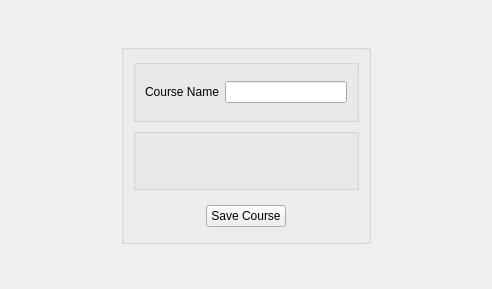
<?xml version="1.0" encoding="UTF-8"?>
<ui version="4.0">
 <class>ChangeSemester</class>
 <widget class="QMainWindow" name="ChangeSemester">
  <property name="geometry">
   <rect>
    <x>0</x>
    <y>0</y>
    <width>492</width>
    <height>289</height>
   </rect>
  </property>
  <property name="windowTitle">
   <string>MainWindow</string>
  </property>
  <widget class="QWidget" name="centralwidget">
   <layout class="QVBoxLayout" name="verticalLayout">
    <property name="leftMargin">
     <number>0</number>
    </property>
    <property name="topMargin">
     <number>0</number>
    </property>
    <property name="rightMargin">
     <number>0</number>
    </property>
    <property name="bottomMargin">
     <number>0</number>
    </property>
    <item>
     <widget class="QStackedWidget" name="PageNo">
      <property name="currentIndex">
       <number>1</number>
      </property>
      <widget class="QWidget" name="settingsPage"/>
      <widget class="QWidget" name="addPage">
       <layout class="QHBoxLayout" name="horizontalLayout">
        <item>
         <widget class="QGroupBox" name="AddCourseCentreBox">
          <property name="sizePolicy">
           <sizepolicy hsizetype="Fixed" vsizetype="Fixed">
            <horstretch>0</horstretch>
            <verstretch>0</verstretch>
           </sizepolicy>
          </property>
          <property name="minimumSize">
           <size>
            <width>250</width>
            <height>200</height>
           </size>
          </property>
          <property name="layoutDirection">
           <enum>Qt::LeftToRight</enum>
          </property>
          <property name="title">
           <string/>
          </property>
          <property name="alignment">
           <set>Qt::AlignJustify|Qt::AlignVCenter</set>
          </property>
          <layout class="QVBoxLayout" name="verticalLayout_2">
           <item>
            <widget class="QGroupBox" name="groupBox">
             <property name="title">
              <string/>
             </property>
             <layout class="QHBoxLayout" name="horizontalLayout_2">
              <item>
               <widget class="QLabel" name="label">
                <property name="text">
                 <string>Course Name</string>
                </property>
               </widget>
              </item>
              <item>
               <widget class="QLineEdit" name="newCourseName_LE">
                <property name="maxLength">
                 <number>20</number>
                </property>
                <property name="alignment">
                 <set>Qt::AlignCenter</set>
                </property>
               </widget>
              </item>
             </layout>
            </widget>
           </item>
           <item>
            <widget class="QGroupBox" name="groupBox_3">
             <property name="title">
              <string/>
             </property>
            </widget>
           </item>
           <item>
            <widget class="QWidget" name="widget" native="true">
             <property name="sizePolicy">
              <sizepolicy hsizetype="Preferred" vsizetype="Fixed">
               <horstretch>0</horstretch>
               <verstretch>0</verstretch>
              </sizepolicy>
             </property>
             <property name="minimumSize">
              <size>
               <width>0</width>
               <height>33</height>
              </size>
             </property>
             <layout class="QHBoxLayout" name="horizontalLayout_3">
              <property name="spacing">
               <number>0</number>
              </property>
              <property name="leftMargin">
               <number>0</number>
              </property>
              <property name="rightMargin">
               <number>0</number>
              </property>
              <property name="bottomMargin">
               <number>5</number>
              </property>
              <item>
               <widget class="QPushButton" name="saveCourseButton">
                <property name="sizePolicy">
                 <sizepolicy hsizetype="Fixed" vsizetype="Fixed">
                  <horstretch>0</horstretch>
                  <verstretch>0</verstretch>
                 </sizepolicy>
                </property>
                <property name="text">
                 <string>Save Course</string>
                </property>
               </widget>
              </item>
             </layout>
            </widget>
           </item>
          </layout>
         </widget>
        </item>
       </layout>
      </widget>
     </widget>
    </item>
   </layout>
  </widget>
 </widget>
 <resources/>
 <connections/>
</ui>
